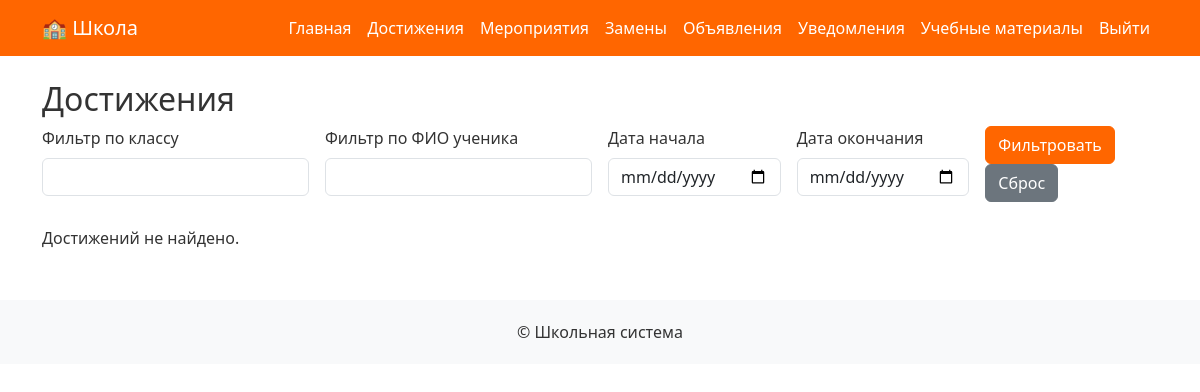
/awards/ (signed in), run on an earlier commit of the app's database.
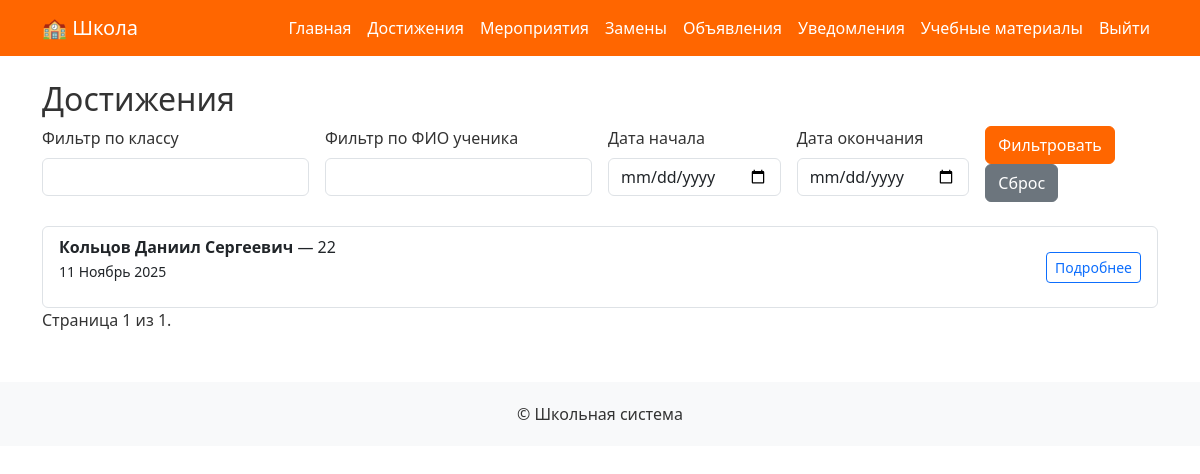
And on a later commit of the database.
### awards/models.py (models this page shows, shortened)
class Award(models.Model):
    teacher = models.ForeignKey(User, on_delete=models.CASCADE, related_name='awards')
    student_name = models.CharField("ФИО ученика", max_length=255)
    student_class = models.CharField("Класс", max_length=50)
    event_name = models.CharField("Название мероприятия", max_length=255)
    place = models.CharField("Место", max_length=255)
    photo = models.ImageField("Фото", upload_to='awards_photos/', blank=True, null=True)
    date = models.DateField("Дата мероприятия")
    created_at = models.DateTimeField(auto_now_add=True)
    resaulted = models.CharField("Результат", max_length=255, blank=True, null=True)
    class Meta:
        ordering = ['-date', 'student_name']
        verbose_name = "Достижение"
        verbose_name_plural = "Достижения"

### awards/views.py (the view)
# urls.py: path('', views.award_list, name='award_list'),
@login_required
def award_list(request):
    user = request.user
    if user.is_staff:
        awards = Award.objects.all()
    else:
        awards = Award.objects.filter(teacher=user)
    search_class = request.GET.get('class', '')
    search_name = request.GET.get('name', '')
    search_start_date = request.GET.get('start_date', '')
    search_end_date = request.GET.get('end_date', '')
    if search_class:
        awards = awards.filter(student_class__icontains=search_class)
    if search_name:
        awards = awards.filter(student_name__icontains=search_name)
    if search_start_date:
        awards = awards.filter(date__gte=search_start_date)
    if search_end_date:
        awards = awards.filter(date__lte=search_end_date)
    paginator = Paginator(awards, 10)  # 10 достижений на странице
    page_number = request.GET.get('page')
    page_obj = paginator.get_page(page_number)
    return render(request, 'awards/award_list.html', {
        'awards': page_obj,
        'search_class': search_class,
        'search_name': search_name,
        'search_start_date': search_start_date,
        'search_end_date': search_end_date,
    })

### templates/awards/award_list.html (shortened to what this page needs)
{% extends 'base.html' %}
{% block content %}
<h2>Достижения</h2>
<form method="GET" class="row g-3 mb-4">
    <div class="col-md-3">
        <label for="class" class="form-label">Фильтр по классу</label>
        <input type="text" name="class" value="{{ search_class }}" class="form-control" >
    </div>
    <div class="col-md-3">
        <label for="name" class="form-label">Фильтр по ФИО ученика</label>
        <input type="text" name="name" value="{{ search_name }}" class="form-control" >
    </div>
    <div class="col-md-2">
        <label for="start_date" class="form-label">Дата начала</label>
        <input type="date" name="start_date" value="{{ search_start_date }}" class="form-control" >
    </div>
    <div class="col-md-2">
        <label for="end_date" class="form-label">Дата окончания</label>
        <input type="date" name="end_date" value="{{ search_end_date }}" class="form-control" >
    </div>
    <div class="col-md-2">
        <button type="submit" class="btn btn-primary">Фильтровать</button>
        <a href="{% url 'awards:award_list' %}" class="btn btn-secondary">Сброс</a>
    </div>
</form>
{% if awards %}
    <div class="list-group">
        {% for award in awards %}
            <div class="list-group-item d-flex justify-content-between align-items-center">
                <div>
                    <strong>{{ award.student_name }}</strong> — {{ award.event_name }}
                    <p><small>{{ award.date|date:"d F Y" }}</small></p>
                </div>
                <a href="{% url 'awards:award_detail' award.pk %}" class="btn btn-outline-primary btn-sm">Подробнее</a>
            </div>
        {% endfor %}
    </div>
    <div class="pagination">
        <span class="current">
            Страница {{ awards.number }} из {{ awards.paginator.num_pages }}.
        </span>
    </div>
{% else %}
    <p>Достижений не найдено.</p>
{% endif %}
{% endblock %}

What changed in the data, as far as the page shows it:
added Award: student_name "Кольцов Даниил Сергеевич", event_name "22", date "11 Ноябрь 2025"
Also different on the page:
{{ awards.number }}: (not shown) → "1"
{{ awards.paginator.num_pages }}: (not shown) → "1"
text no longer shown: "Достижений не найдено."
text now shown: "Страница из ."
